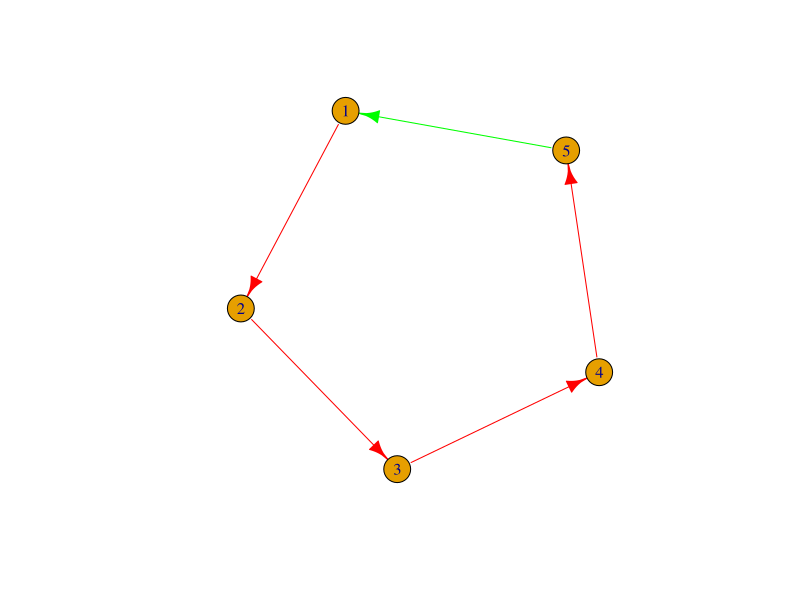

R code for this plot:
require('igraph')


g <- make_empty_graph(n = 5) 
g=  add_edges(g, c(1,2, 2,3, 3,4, 4,5), color="red") 
g=  add_edges(g, c(5,1), color = "green")
plot(g)



single_sbfc_graph = function(groups, parents, i, noise_singletons=F, names=paste0("X", 1:ncol(parents))) {
  #g <- make_empty_graph(n = ncol(parents), with_vertex_(name = names))
  
  g = make_empty_graph()
  for (j in 1:ncol(parents)) {
    if(groups[i, j] == 1)
      g = g + vertex(names[j], fontcolor="white", color="darkblue")
  }
  s = paste(s, "node[fontcolor=black fillcolor=cadetblue1]")
  for (j in 1:ncol(parents)) {
    if((groups[i, j] == 0) && noise_singletons)
      s = paste(s, names[j], ";")
  }
  for (j in 1:ncol(parents)) {
    if(parents[i, j] != 0)
      s = paste(s, names[parents[i, j]], "--", names[j], ";")
  }
  s = paste(s, "}")
  s
}